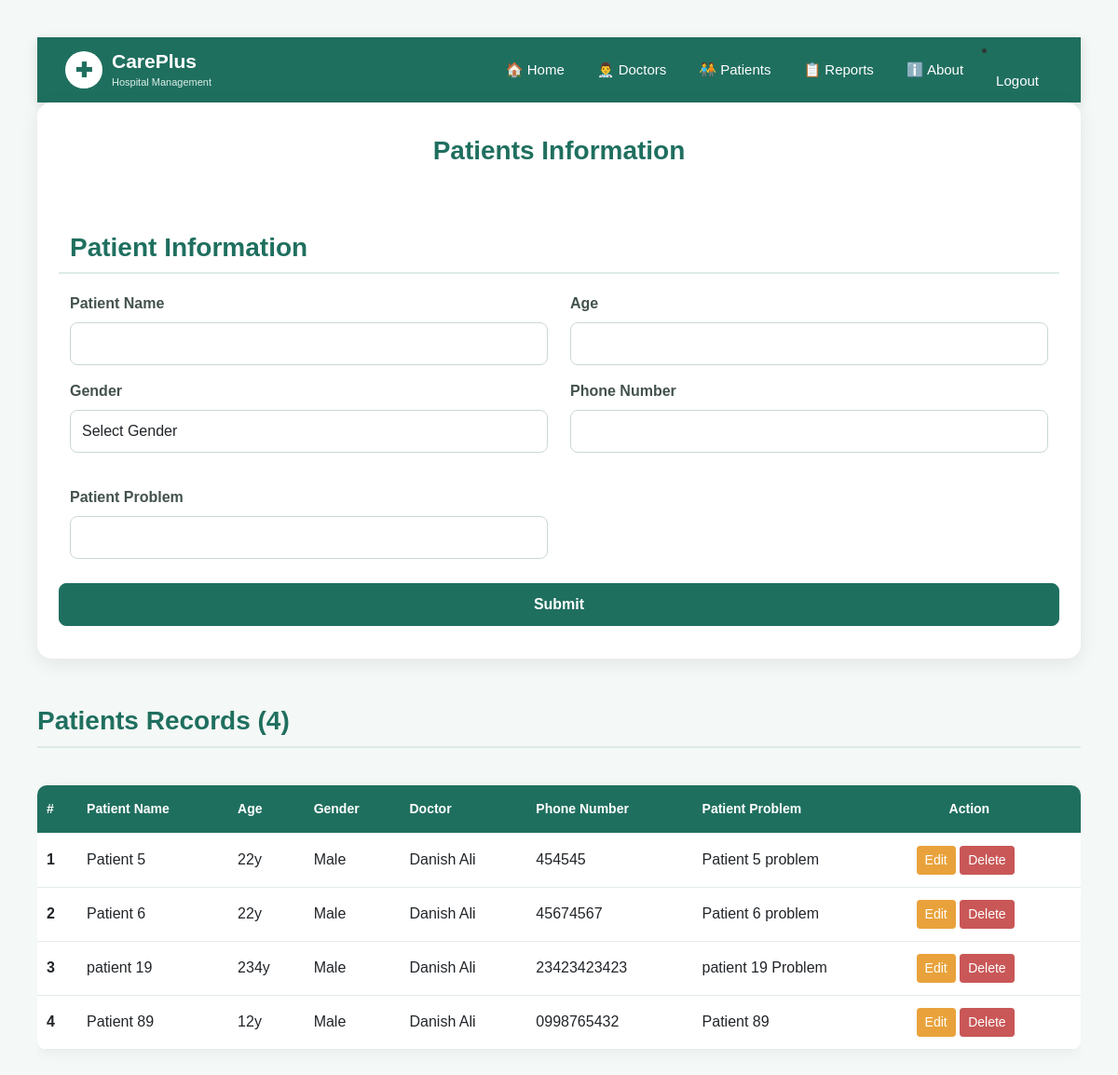
The app's page /patient/ (signed in) with its own data.
### hospital/models.py (models this page shows, shortened)
class Patient(models.Model):
    GENDER_CHOICES = [
        ("Male", "Male"),
        ("Female", "Female"),
        ("Other", "Other"),
    ]
    patient_name = models.CharField(max_length=100)
    age = models.CharField(max_length=50)
    gender = models.CharField(max_length=20, choices=GENDER_CHOICES)
    phone_number = models.CharField(max_length=30)
    patient_problem = models.CharField(max_length=100)
    doctor = models.ForeignKey(
        Doctor,
        on_delete=models.CASCADE,
        related_name="patients"
    )

class Doctor(models.Model):
    user = models.OneToOneField(
        User,
        on_delete=models.CASCADE,
        null=True,
        blank=True
    )
    GENDER_CHOICES = [
        ("Male", "Male"),
        ("Female", "Female"),
        ("Other", "Other"),
        ("Prefer not to say", "Prefer not to say"),
    ]
    first_name = models.CharField(max_length=100)
    last_name = models.CharField(max_length=100)
    date_of_birth = models.DateField()
    cnic = models.CharField(max_length=15)
    gender = models.CharField(max_length=20, choices=GENDER_CHOICES)
    phone_number = models.CharField(max_length=20)
    email = models.CharField(max_length=100)
    address = models.CharField(max_length=200)
    specialization = models.CharField(max_length=50)
    qualification = models.CharField(max_length=50)

### hospital/views.py (the view, shortened to what this page needs)
# urls.py: path('patient/', views.patient, name="patient"),
@login_required
def patient(request):
    is_admin = request.user.groups.filter(
        name="Hospital Admin"
    ).exists()
    is_doctor = request.user.groups.filter(
        name="Doctor"
    ).exists()
    is_receptionist = request.user.groups.filter(
        name="Receptionist"
    ).exists()
    if is_doctor:
        doctor = Doctor.objects.filter(
            user=request.user
        ).first()
        patients = Patient.objects.filter(
            doctor=doctor
        )
        return render(request, "patient.html", {
            "patients": patients,
            "doctors": [],
            "is_admin": False,
            "is_doctor": True,
            "is_receptionist": False,
        })
    return redirect("homepage")

### hospital/templates/patient.html (shortened to what this page needs)
<!DOCTYPE html>
<html lang="en">
<head>
    <link href="https://cdn.jsdelivr.net/npm/bootstrap@5.0.2/dist/css/bootstrap.min.css" rel="stylesheet">
</head>
{% include 'navbar.html' %}
<body>
    {% if edit_patient %}
<form method="POST" action="{% url 'edit_patient' edit_patient.id %}">
{% else %}
<form method="POST" action="{% url 'patient' %}">
{% endif %}
    <h1 class="page-title">Patients Information</h1>
    <div class="row">
        <h3>Patient Information</h3>
        <div class="col-md-6 mb-3">
            <label for="patient_name" class="form-label">
                Patient Name
            </label>
            <input
                type="text"
                class="form-control"
                id="patient_name"
                name="patient_name"
                value="{{ edit_patient.patient_name|default:'' }}"
                required
            >
        </div>
        <div class="col-md-6 mb-3">
            <label for="age" class="form-label">
                Age
            </label>
            <input
                type="text"
                class="form-control"
                id="age"
                name="age"
                value="{{ edit_patient.age|default:'' }}"
                required
            >
        </div>
        <div class="col-md-6 mb-3">
            <label for="gender" class="form-label">
                Gender
            </label>
            <select
                class="form-control"
                id="gender"
                name="gender"
                required
            >
                <option value="">Select Gender</option>
            </select>
        </div>
        <div class="col-md-6 mb-3">
            <label for="phone_number" class="form-label">
                Phone Number
            </label>
            <input
                type="tel"
                class="form-control"
                id="phone_number"
                name="phone_number"
                value="{{ edit_patient.phone_number|default:'' }}"
                required
            >
        </div>
        <div class="col-md-6 mb-3">
            <label for="patient_problem" class="form-label">
                Patient Problem
            </label>
            <input
                type="text"
                class="form-control"
                id="patient_problem"
                name="patient_problem"
                value="{{ edit_patient.patient_problem|default:'' }}"
                required
            >
        </div>
        <button type="submit" class="btn btn-primary">
            {% if edit_patient %}
                Update
            {% else %}
                Submit
            {% endif %}
        </button>
    </div>
</form>
<h3>Patients Records ({{ patients|length }})</h3>
  <div class="table-responsive">
  <table class="table">
  <thead>
    <tr>
      <th scope="col">#</th>
      <th scope="col">Patient Name</th>
      <th scope="col">Age</th>
      <th scope="col">Gender</th>
      <th scope="col">Doctor</th>
      <th scope="col">Phone Number</th>
      <th scope="col">Patient Problem</th>
      <th scope="col">&nbsp; &nbsp; &nbsp; &nbsp; &nbsp;Action</th>
    </tr>
  </thead>
  <tbody>
    {% for a in patients %}
    <tr>
      <th scope="row">{{forloop.counter}}</th>
      <td>{{a.patient_name}}</td>
      <td>{{a.age}}</td>
      <td>{{a.gender}}</td>
      <td>{{ a.doctor.first_name }} {{ a.doctor.last_name }}</td>
      <td>{{a.phone_number}}</td>
      <td>{{a.patient_problem}}</td>
      <td>
                <a href="{% url 'edit_patient' a.id %}" class="btn btn-warning btn-sm">
                    Edit
                </a>
                <a href="{% url 'delete_patient' a.id %}" class="btn btn-danger btn-sm">
                    Delete
                </a>
            </td>
    </tr>
    {% endfor %}
  </tbody>
</table>
</body>
</html>

### hospital/templates/navbar.html (style rules this page uses)
* { box-sizing: border-box; }
body { margin: 0; background-color: #f4f8f6; font-family: Arial, sans-serif; }
.page-title { color: #1f6f5f; font-size: 28px; font-weight: 700; margin-bottom: 20px; }

### hospital/templates/patient.html (style rules this page uses)
* { box-sizing: border-box; }
body { background-color: #f4f8f6; font-family: Arial, sans-serif; color: #2d3a35; padding: 40px; }
form { background-color: #ffffff; max-width: 1400px; margin: auto; padding: 35px; border-radius: 15px; box-shadow: 0 5px 20px rgba(0, 0, 0, 0.08); }
h3 { color: #1f6f5f; font-weight: 700; margin-top: 25px; margin-bottom: 20px; padding-bottom: 10px; border-bottom: 2px solid #dcebe6; }
.form-label, label { font-weight: 600; color: #43524c; }
.form-control { border: 1px solid #cbd8d3; border-radius: 8px; padding: 10px 12px; }
select { width: 100%; padding: 10px 12px; border: 1px solid #cbd8d3; border-radius: 8px; margin-bottom: 20px; background-color: white; }
.btn-primary { background-color: #1f6f5f; border-color: #1f6f5f; padding: 10px 30px; border-radius: 8px; font-weight: 600; margin-top: 10px; }
h3:last-of-type { margin-top: 50px; }
.table { margin-top: 20px; background-color: white; border-radius: 10px; overflow: hidden; box-shadow: 0 3px 15px rgba(0, 0, 0, 0.05); }
.table thead { background-color: #1f6f5f; color: white; }
.table thead th { padding: 15px 10px; white-space: nowrap; font-size: 14px; vertical-align: middle; }
.table tbody td, .table tbody th { padding: 13px 10px; vertical-align: middle; border-color: #e5ece9; }
.btn-warning { background-color: #e9a23b; border-color: #e9a23b; color: white; }
.btn-danger { background-color: #c95757; border-color: #c95757; }
.page-title { text-align: center; color: #1f6f5f; }

### records on screen
Patient: patient_name "Patient 5", age "22y", gender "Male", doctor.first_name "Danish", doctor.last_name "Ali", phone_number "454545", patient_problem "Patient 5 problem"
Patient: patient_name "Patient 6", age "22y", gender "Male", doctor.first_name "Danish", doctor.last_name "Ali", phone_number "45674567", patient_problem "Patient 6 problem"
Patient: patient_name "patient 19", age "234y", gender "Male", doctor.first_name "Danish", doctor.last_name "Ali", phone_number "23423423423", patient_problem "patient 19 Problem"
Patient: patient_name "Patient 89", age "12y", gender "Male", doctor.first_name "Danish", doctor.last_name "Ali", phone_number "0998765432", patient_problem "Patient 89"

### other values on screen
{{ patients|length }} "4"
